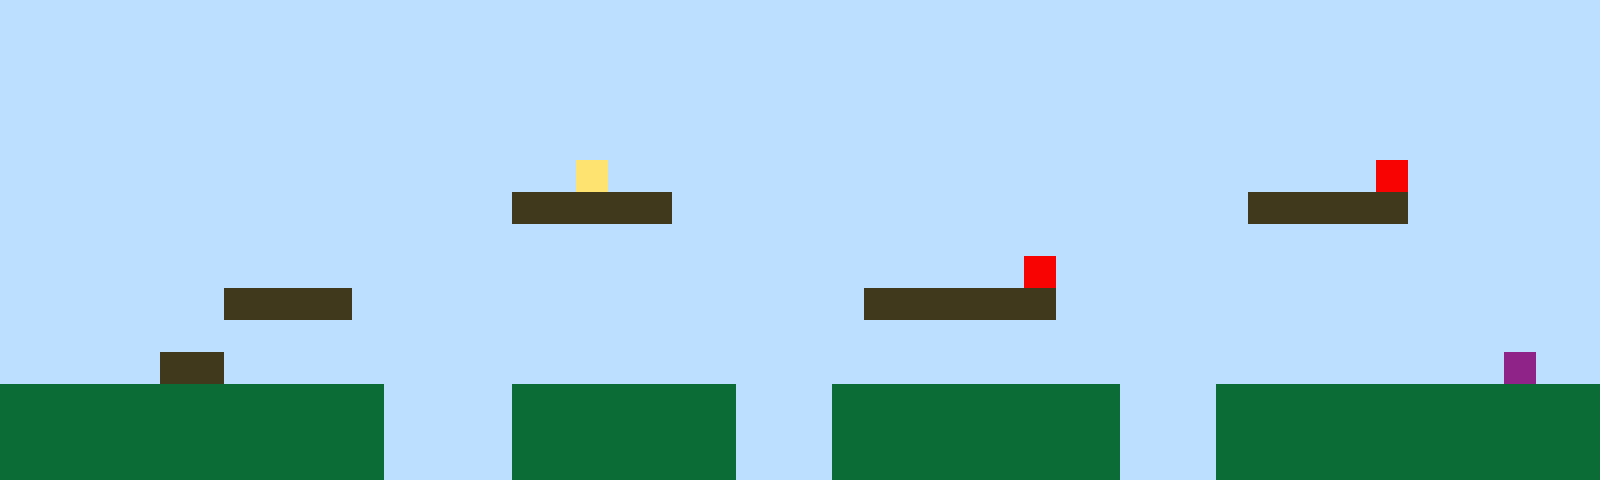

Tiled map render using the project's own tile images. Description and the whole map definition, tile-layer contents included, below:
An orthogonal 50x15 tile map with 32x32 px tiles, 1 tile layer (Tile Layer 1).

<map version="1.10" tiledversion="1.11.2" orientation="orthogonal" renderorder="right-up" width="50" height="15" tilewidth="32" tileheight="32" infinite="0" nextlayerid="2" nextobjectid="1"><editorsettings><export target="map1.csv" format="csv" /></editorsettings><tileset firstgid="1" name="sprites" tilewidth="32" tileheight="32" tilecount="6" columns="3"><image source="sprites.png" width="96" height="64" /></tileset><layer id="1" name="Tile Layer 1" width="50" height="15"><data encoding="csv">1,1,1,1,1,1,1,1,1,1,1,1,1,1,1,1,1,1,1,1,1,1,1,1,1,1,1,1,1,1,1,1,1,1,1,1,1,1,1,1,1,1,1,1,1,1,1,1,1,1,1,1,1,1,1,1,1,1,1,1,1,1,1,1,1,1,1,1,1,1,1,1,1,1,1,1,1,1,1,1,1,1,1,1,1,1,1,1,1,1,1,1,1,1,1,1,1,1,1,1,1,1,1,1,1,1,1,1,1,1,1,1,1,1,1,1,1,1,1,1,1,1,1,1,1,1,1,1,1,1,1,1,1,1,1,1,1,1,1,1,1,1,1,1,1,1,1,1,1,1,1,1,1,1,1,1,1,1,1,1,1,1,1,1,1,1,1,1,1,1,1,1,1,1,1,1,1,1,1,1,1,1,1,1,1,1,1,1,1,1,1,1,1,1,1,1,1,1,1,1,1,1,1,1,1,1,1,1,1,1,1,1,1,1,1,1,1,1,1,1,1,1,1,1,1,1,1,1,1,1,1,1,1,1,1,1,1,1,1,1,1,1,1,1,1,1,1,1,1,1,1,1,1,1,1,1,1,1,1,1,1,1,1,1,1,1,1,1,4,1,1,1,1,1,1,1,1,1,1,1,1,1,1,1,1,1,1,1,1,1,1,1,1,5,1,1,1,1,1,1,1,1,1,1,1,1,1,1,1,1,1,1,1,1,1,1,3,3,3,3,3,1,1,1,1,1,1,1,1,1,1,1,1,1,1,1,1,1,1,3,3,3,3,3,1,1,1,1,1,1,1,1,1,1,1,1,1,1,1,1,1,1,1,1,1,1,1,1,1,1,1,1,1,1,1,1,1,1,1,1,1,1,1,1,1,1,1,1,1,1,1,1,1,1,1,1,1,1,1,1,1,1,1,1,1,1,1,1,1,1,1,1,1,1,1,1,1,1,1,1,1,1,1,1,1,1,1,1,1,1,1,1,5,1,1,1,1,1,1,1,1,1,1,1,1,1,1,1,1,1,1,1,1,1,1,1,1,3,3,3,3,1,1,1,1,1,1,1,1,1,1,1,1,1,1,1,1,3,3,3,3,3,3,1,1,1,1,1,1,1,1,1,1,1,1,1,1,1,1,1,1,1,1,1,1,1,1,1,1,1,1,1,1,1,1,1,1,1,1,1,1,1,1,1,1,1,1,1,1,1,1,1,1,1,1,1,1,1,1,1,1,1,1,1,1,1,1,1,1,1,1,1,1,1,1,3,3,1,1,1,1,1,1,1,1,1,1,1,1,1,1,1,1,1,1,1,1,1,1,1,1,1,1,1,1,1,1,1,1,1,1,1,1,1,1,1,1,6,1,1,2,2,2,2,2,2,2,2,2,2,2,2,1,1,1,1,2,2,2,2,2,2,2,1,1,1,2,2,2,2,2,2,2,2,2,1,1,1,2,2,2,2,2,2,2,2,2,2,2,2,2,2,2,2,2,2,2,2,2,2,2,2,1,1,1,1,2,2,2,2,2,2,2,1,1,1,2,2,2,2,2,2,2,2,2,1,1,1,2,2,2,2,2,2,2,2,2,2,2,2,2,2,2,2,2,2,2,2,2,2,2,2,1,1,1,1,2,2,2,2,2,2,2,1,1,1,2,2,2,2,2,2,2,2,2,1,1,1,2,2,2,2,2,2,2,2,2,2,2,2</data></layer></map>
